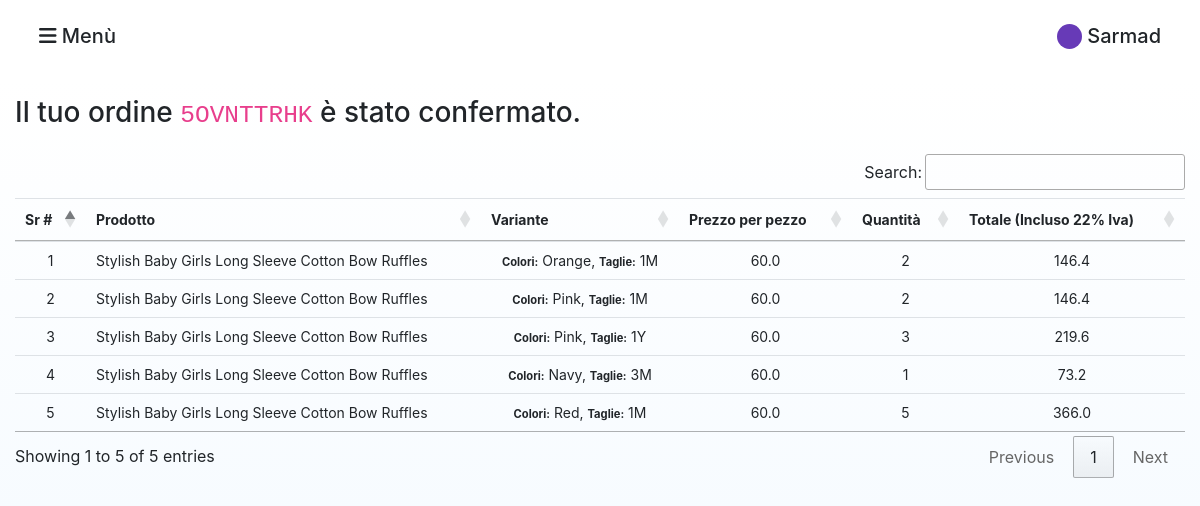
The app's page /order/order-details/35 (signed in) with its own data.
### order/models.py (models this page shows, shortened)
class Order(models.Model):
    STATUS = (
        ('New', 'New'),
        ('Accepted', 'Accepted'),
        ('Preaparing', 'Preaparing'),
        ('OnShipping', 'OnShipping'),
        ('Completed', 'Completed'),
        ('Canceled', 'Canceled'),
    )
    user = models.ForeignKey(User, on_delete=models.SET_NULL, null=True)
    code = models.CharField(max_length=10, editable=False )
    customer = models.ForeignKey(Customer, on_delete=models.SET_NULL, null=True, default=0)
    total = models.FloatField()
    status=models.CharField(max_length=10,choices=STATUS,default='New')
    ip = models.CharField(blank=True, max_length=255)
    note = models.CharField(blank=True, max_length=255)
    create_at=models.DateTimeField(auto_now_add=True)
    update_at=models.DateTimeField(auto_now=True)

class OrderProduct(models.Model):
    STATUS = (
        ('New', 'New'),
        ('Accepted', 'Accepted'),
        ('Canceled', 'Canceled'),
    )
    order = models.ForeignKey(Order, on_delete=models.CASCADE)
    user = models.ForeignKey(User, on_delete=models.CASCADE)
    customer = models.ForeignKey(Customer, on_delete=models.CASCADE, null=True, default=0, max_length=1000)
    product = models.ForeignKey(Product, on_delete=models.CASCADE)
    variant = models.ForeignKey(Variants, on_delete=models.SET_NULL,blank=True, null=True) # relation with variant
    quantity = models.IntegerField()
    price = models.FloatField()
    total_amount = models.FloatField()
    status = models.CharField(max_length=10, choices=STATUS, default='New')
    create_at = models.DateTimeField(auto_now_add=True)
    update_at = models.DateTimeField(auto_now=True)
    def __str__(self):
        return self.product.title

### product/models.py (models this page shows, shortened)
class Product(models.Model):
    STATUS = (
        ('True', 'True'),
        ('False', 'False'),
    )
    VARIANTS = (
        ('None', 'None'),
        ('Size-Color', 'Size-Color'),
    )
    category = models.ForeignKey(Category, on_delete=models.CASCADE) #many to one relation with Category
    title = models.CharField(max_length=150)
    keywords = models.CharField(max_length=255)
    description = models.TextField(max_length=255)
    image=models.ImageField(upload_to='images/',null=False)
    retail_price = models.DecimalField(max_digits=12, decimal_places=2,default=0)
    wholesale_price = models.DecimalField(max_digits=12, decimal_places=2,default=0)
    amount=models.IntegerField(default=0)
    minamount=models.IntegerField(default=3)
    variant=models.CharField(max_length=10,choices=VARIANTS, default='None')
    detail=RichTextUploadingField()
    slug = models.SlugField(null=False, unique=True)
    status=models.CharField(max_length=10,choices=STATUS)
    create_at=models.DateTimeField(auto_now_add=True)
    update_at=models.DateTimeField(auto_now=True)

class Variants(models.Model):
    title = models.CharField(max_length=100, blank=True,null=True)
    product = models.ForeignKey(Product, on_delete=models.CASCADE)
    color = models.ForeignKey(Color, on_delete=models.CASCADE,blank=True,null=True)
    size = models.ForeignKey(Size, on_delete=models.CASCADE,blank=True,null=True)
    image_id = models.IntegerField(blank=True,null=True,default=0)
    quantity = models.IntegerField(default=1)
    price = models.DecimalField(max_digits=12, decimal_places=2,default=0)

class Color(models.Model):
    name = models.CharField(max_length=20)
    code = models.CharField(max_length=10, blank=True,null=True)
    def __str__(self):
        return self.name

class Size(models.Model):
    name = models.CharField(max_length=20)
    code = models.CharField(max_length=10, blank=True,null=True)
    def __str__(self):
        return self.name

### order/views.py (the view)
# urls.py: path('order-details/<int:order_id>', views.order_detailed, name='order_detailed')
def order_detailed(request, order_id):
    current_user = User.objects.get(username=request.user.username)
    order_details = Order.objects.get(pk=order_id)
    list_of_ordered_product = OrderProduct.objects.filter(order=order_details)
    for p in list_of_ordered_product:
        print(p)
    return render(request, 'agents/order_detailed.html', {
            'orders': order_details,
            'list_of_ordered_product': list_of_ordered_product
    })

### agents/templates/agents/order_detailed.html (shortened to what this page needs)
{% extends "agents/layout.html" %}
{% load static %}
{% block body %}
{% include "agents/sidenav.html" %}
<div class="parent-div-products-page ">
    <div class="container-fluid">
        <div class="row align-items-center">
            <div class="col-12 mt-3 mb-3">
                <div style="float: left;" class="btn-group" role="group">
                    <h3>Il tuo ordine <code>{{orders.code}}</code> è stato
                        {% if orders.status == 'New' %}
                            confermato.
                        {% else %}
                            {{orders.status}}.
                        {% endif %}
                        </h3>
                </div>
            </div>
            {% if orders %}
                <div class="col-12">
                    <div  class="table-responsive">
                        <table  id="customers_table" class="table table-hover">
                            <thead class="col-form-label col-form-label-sm" >
                            <tr align="center">
                                <th >Sr #</th>
                                <th align="left">Prodotto</th>
                                <th >Variante</th>
                                <th >Prezzo per pezzo</th>
                                <th >Quantità</th>
                                <th >Totale (Incluso 22% Iva)</th>
                            </tr>
                            </thead>
                            <tbody>
                                {% for order in list_of_ordered_product %}
                            <tr align="center" class="col-form-label col-form-label-sm" >
                                    <td >{{ forloop.counter }}</td>
                                    <td align="left">{{order.product.title|capfirst}}</td>
                                    <td ><small>Colori:</small> {{order.variant.color}}, <small>Taglie:</small> {{order.variant.size}}</td>
                                    <td >{{order.price}}</td>
                                    <td >{{order.quantity}}</td>
                                    <td >{{order.total_amount}}</td>
                            </tr>
                            {% endfor %}
                            </tbody>
                        </table>
                    </div>
                </div>
            {% else %}
                <div align="center" class="col-12 mt-5">
                    <img class="w-25" src="{% static 'agents/images/not_found.svg' %}"/>
                    <h5 class="col-form-label col-form-label-md pt-3">Non trovato!</h5>
                </div>
            {% endif %}
        </div>
    </div>
</div>
{% endblock %}

### agents/templates/agents/sidenav.html (shortened to what this page needs)
  <div class="container-fluid">
    <div class="row pt-4 pb-4 pl-4 pr-4">
      <div class="col-6">
        <h5 style="cursor:pointer" onclick="openNav()"><i class="fas fa-bars"></i> Menù</h5>
      </div>
      <div class="col-6">
        {% if user%}
            <div style="float: right;">
              <span class="dot"></span>
              <h5 class="agent-username" style="float: right;"> {{user.username}}</h5>
            </div>
        {% endif %}
      </div>
    </div>
  </div>

### staticfiles/agents/css/style.css (style rules this page uses)
body { font-family: Circular, -apple-system, BlinkMacSystemFont, Roboto, Helvetica Neue, sans-serif; -webkit-font-smoothing: antialiased; }
.parent-div-products-page { background: linear-gradient(0deg, aliceblue, transparent); min-height: -webkit-fill-available; }
.dot { margin-right: 5px; height: 25px; width: 25px; background-color: #673AB7; border-radius: 50%; display: inline-block; }
.agent-username { text-transform: capitalize; }
.small, small { font-size: 80%; font-weight: bold; }

### records on screen
Order: code "5OVNTTRHK"
OrderProduct: product "Stylish Baby Girls Long Sleeve Cotton Bow Ruffles", variant.color "Orange", variant.size "1M", price "60.0", quantity "2", total_amount "146.4"
OrderProduct: product "Stylish Baby Girls Long Sleeve Cotton Bow Ruffles", variant.color "Pink", variant.size "1M", price "60.0", quantity "2", total_amount "146.4"
OrderProduct: product "Stylish Baby Girls Long Sleeve Cotton Bow Ruffles", variant.color "Pink", variant.size "1Y", price "60.0", quantity "3", total_amount "219.6"
OrderProduct: product "Stylish Baby Girls Long Sleeve Cotton Bow Ruffles", variant.color "Navy", variant.size "3M", price "60.0", quantity "1", total_amount "73.2"
OrderProduct: product "Stylish Baby Girls Long Sleeve Cotton Bow Ruffles", variant.color "Red", variant.size "1M", price "60.0", quantity "5", total_amount "366.0"

### other values on screen
{{ user.username }} "Sarmad"
